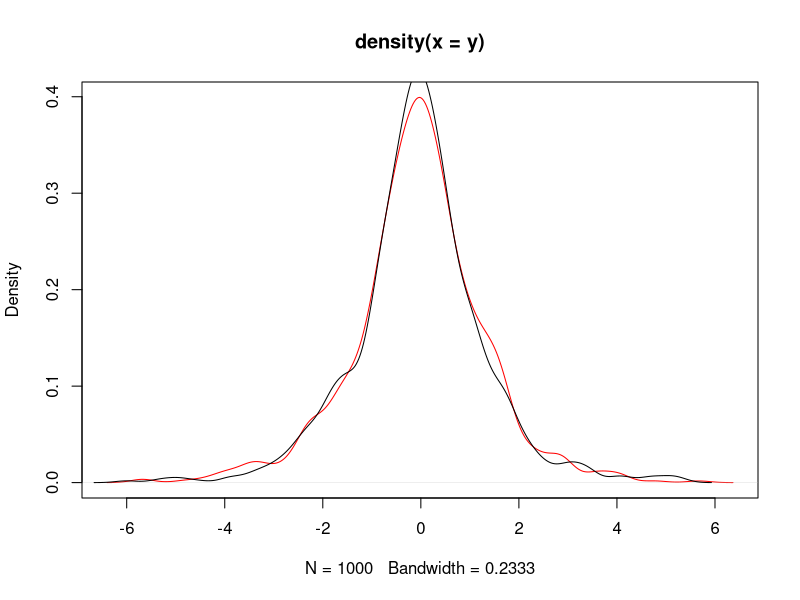
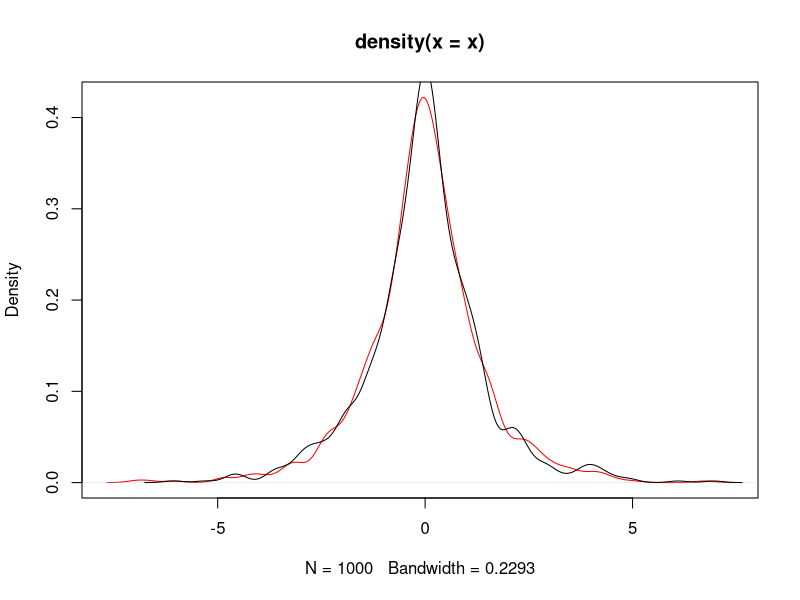
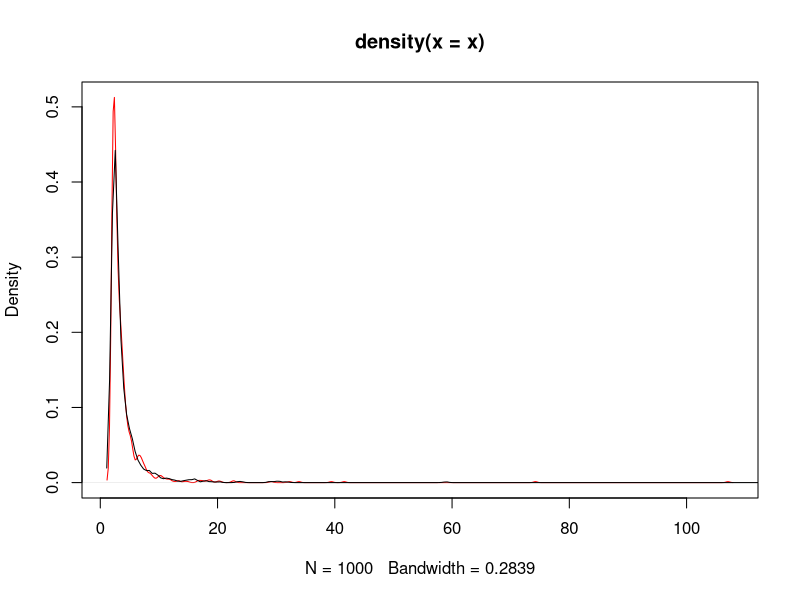
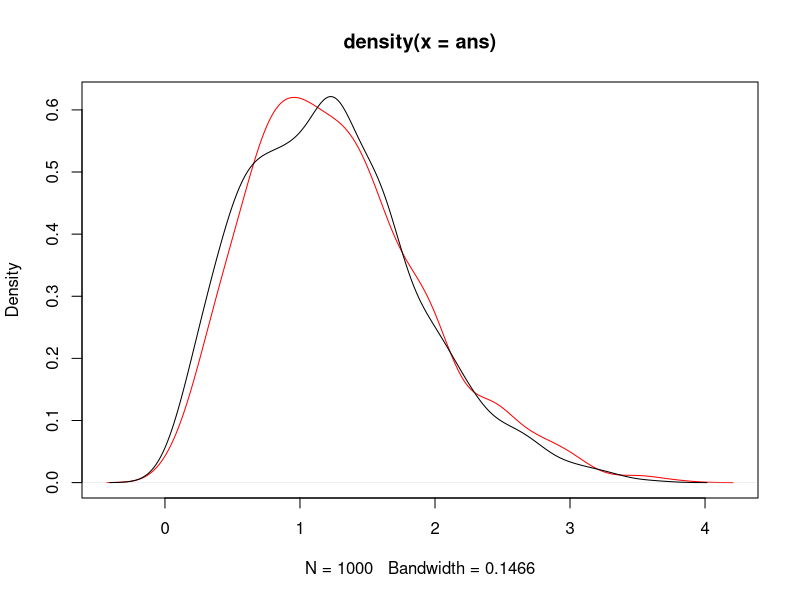
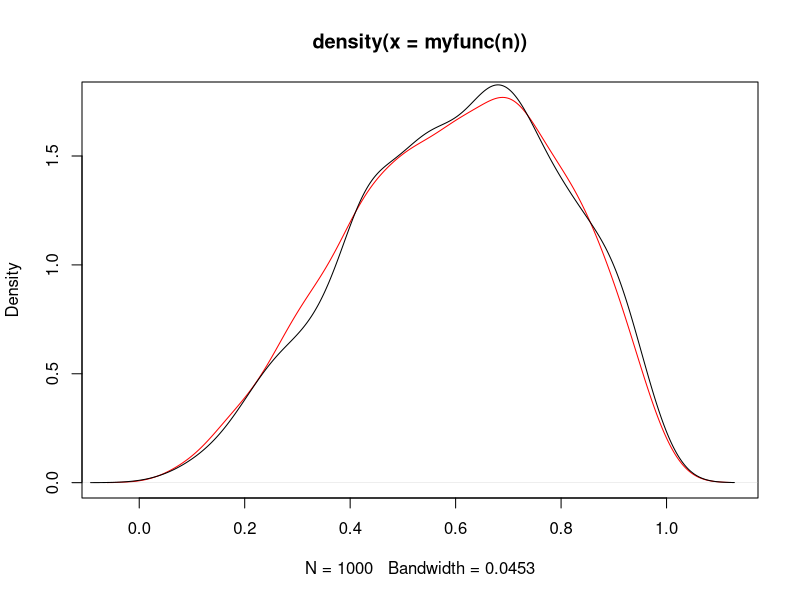

Generate these figures, in order, with R: (Note: this script raises an error after producing the figures.)
# 3.2 laplace distribution
# acceptance-rejection method
# f(x) = exp(-|x|)/2
# f(x) < 1/2
# g(x) = 1/12
# c = 6
# determine the upper and lower for x
-optim(0,function (x) -exp(-abs(x))/2)$value
uniroot(function (x) exp(-abs(x))/2 - 0.001,c(-10,0),tol = 1e-9)$root



n <- 1000;k <- j <- 0
y <- numeric(n)

while (k < n) {
  u <- runif(1)
  j <- j + 1
  x <- runif(1,-6,6)
  if (exp(-abs(x)) > u){
    k <- k+1
    y[k]  <- x
 } 
}
plot(density(y),col='red')
lines(density(VGAM::rlaplace(n)))
# the inverse transform method
# F^{-1}(p)= sgn(p-0.5)ln(1-2|p-0.5|)
set.seed(123)
p = runif(n)
x = -sign(p-0.5)*log(1-2*abs(p-0.5))
plot(density(x),col='red')
lines(density(VGAM::rlaplace(n)))

# exercise 3.3
# F(x) = 1 - (b/x)^a
# x = exp(log(b) - log(1-u)/a)
a <- b <- 2
u <- runif(n)
x = exp(log(b) - log(1-u)/a)
plot(density(x),col='red')
lines(density(VGAM::rpareto(n,2,2)))


# exercise 3.4:the rayleigh density
# F(x)=1-exp(-x^2/(2sigma^2))

library(VGAM)
n = 1000

scale = 1
ans <- scale * sqrt(-2 * log(runif(n)))

plot(density(ans),col='red')
lines(density(rrayleigh(n)))

# 3.5 
set.seed(123)
library(dplyr)
n <- 10^3
u = runif(n)
x = case_when(u <= 0.1 ~ 0,
              u > 0.1 & u <= 0.3 ~ 1,
              u > 0.3 & u <= 0.5 ~ 2,
              u > 0.5 & u <= 0.7 ~ 3,
              u > 0.7 & u <= 1 ~ 4)

y <- sample(0:4, size = n, replace = T, 
       prob = c(0.1,0.2,0.2,0.2,0.3))

rbind(table(x)/n,table(y)/n)

# 3.6 prove

# 3.7
# f(x) < 1.8
# c = 2


myfunc <- function(n) {
k <- j <- 0
y <- numeric(n)

while (k < n) {
  u <- runif(1)
  j <- j + 1
  x <- runif(1)
  if (6*x^2*(1-x) > u){
    k <- k+1
    y[k]  <- x
  } 
}
return(y)
}
plot(density(myfunc(n)),col='red')
lines(density(rbeta(n,3,2)))

# 3.8
rm(list=ls)
myfunc <- function(n,mu,sigma) exp(rnorm(n,mu,sigma))

n <- 10^3;mu <- 0;sigma <- 1

x <- myfunc(n,mu,sigma)
# please note :The log normal distribution has density

# f(x) = 1/(√(2 π) σ x) e^-((log x - μ)^2 / (2 σ^2))

# where μ and σ are the mean and standard deviation of the logarithm. 
# The mean is E(X) = exp(μ + 1/2 σ^2),
# and the variance Var(X) = exp(2*μ + σ^2)*(exp(σ^2) - 1)

plot(x,dlnorm(x,meanlog = mu + sigma^2/2,
              sdlog= 2*mu + sigma^2 - log(exp(sigma^2) - 1)),
     col='black')

lines(density(x),col='red')

# 3.9
rm(list=ls())
myfunc <- function(n){
  U1 <- runif(n,-1,1)
  U2 <- runif(n,-1,1)
  U3 <- runif(n,-1,1)
  return(ifelse(abs(U3) >= abs(U1) & abs(U3) >= abs(U2),U2,U3))
  
}
x <- myfunc(10^3)

plot(x,(1-x^2)*3/4,col='red')
lines(density(x))

# 3.11
rm(list=ls())
p1 <- 0.75;n=1000
y <- p1*rnorm(n) + (1-p1)*rnorm(n,mean = 3,sd = 1)
plot(density(y))

for ( i in seq(0.1,0.9,0.1)){
  lines(density(i*rnorm(n) + (1-i)*rnorm(n,mean = 3,sd = 1)),col= 10*i)
}

# 3.12
n = 10^3;beta=2;r=4
y = rexp(n,rgamma(1,shape = 4,rate = 2))

# 3.13
plot(density(y),col ='red')
lines(density(exp(log(beta)-log(runif(n))/r)-beta))

# 3.14
rm(list=ls())
rmvn.Choleski <-
  function(n, mu, Sigma) {
    # generate n random vectors from MVN(mu, Sigma)
    # dimension is inferred from mu and Sigma
    d <- length(mu)
    Q <- chol(Sigma) # Choleski factorization of Sigma
    Z <- matrix(rnorm(n*d), nrow=n, ncol=d)
    X <- Z %*% Q + matrix(mu, n, d, byrow=TRUE)
    X
  }

X <- rmvn.Choleski(200, mu = 0:2, 
                   Sigma = matrix(c(10,-5,5,-5,10,-5,5,-5,10)/10,
                                  nrow=3,byrow = T))
pairs(X)

cor(X)
apply(X,2,mean)


# 3.17
rmvn.Choleski <-
  function(n, mu, Sigma) {
    # generate n random vectors from MVN(mu, Sigma)
    # dimension is inferred from mu and Sigma
    d <- length(mu)
    Q <- chol(Sigma) # Choleski factorization of Sigma
    Z <- matrix(rnorm(n*d), nrow=n, ncol=d)
    X <- Z %*% Q + matrix(mu, n, d, byrow=TRUE)
    X
  }
X <- rmvn.Choleski(200, mu, Sigma)
pairs(X)

# 3.18
d = 5
(m2 <- matrix(1:d^2, 5, 5))
# lower.tri(m2)
m2[lower.tri(m2)] <- 0
m2

for ( i in 1:d) {
  for (j in i:d) {
    m2[i,j] = ifelse(i == j,sqrt(rchisq(1,d-i+1)),rnorm(1))
    
  }
}
m2


# Chapter 6
# 6.1
n <- 10^4
x <- runif(n,min = 0,max = pi/3)
theta_hat <- mean(sin(x))*pi/3
print(theta_hat)
print(cos(0)-cos(pi/3))

# 6.2
x <- seq(.1,2.5,length = 10)
m <- 10^4
u <- runif(m)
cdf <- numeric(length(x))
for (i in 1:length(x)){
  cdf[i] <-  mean(x[i]*exp(-(u*x[i])^2/2))/sqrt(2*pi)
  
}
phi <- pnorm(x)-pnorm(0)
print(round(rbind(x,cdf,phi),3))

x <- 2;m <- 10^4;z <- rnorm(m)
g <- (z < x); v <- mean((g - mean(z))^2)/m
cdf <- mean(g)
v;c(cdf - 1.96*sqrt(v),cdf + 1.96*sqrt(v))

# 6.3
set.seed(123)
rm(list = ls())
n <- 10^4;x <- runif(n,min = 0, max = 0.5)

theta.hat <- mean(exp(-x))/2

print(theta.hat);print(1- exp(-0.5))

b  <-  1/2;a  <-  0
var_g <- mean((exp(-x) - mean(exp(-x)))^2)
v <- var_g*(b - a)^2/n
v
# exponential
set.seed(123)
rm(list = ls())
n <- 10^4;x <- rexp(n)

theta.hat <- mean(exp(-x))/2

print(theta.hat);print(1- exp(-0.5))

b  <-  1/2;a  <-  0
var_g <- mean((exp(-x) - mean(exp(-x)))^2)
v <- var_g*(b - a)^2/n
v

# 6.4
rm(list = ls())
set.seed(123)

x <- c(1:9)/10
m <- 10^4
u <- runif(m)
cdf <- numeric(length(x))
for (i in 1:length(x)){
  g <- u^2*x[i]^3*(1 - u*x[i])^2
  cdf[i] <- gamma(6)*mean(g)/gamma(3)^2
}
phi <- pbeta(x,3,3)
print(round(rbind(x,cdf,phi),3))

# 6.5 

rm(list = ls())
set.seed(123)

x <- 2;m <- 10^4;z <- rnorm(m);g <- (z < x)
v <- mean((g-mean(g))^2)/m;v

g1 <- mean(z < x)
v1 <- g1*(1-g1)/m;
v;v1

# 6.6
rm(list = ls())
set.seed(123)
m <- 10^4
u <- runif(m)
cov(exp(u),exp(1-u))
var(exp(u));var(exp(1-u));var(exp(u) + exp(1-u))

# simple MC vs antithetic variates
x <- numeric()
MC.Phi <- function(R = 10^4, antithetic = TRUE) {
    u <- runif(R/2)
    if (!antithetic) v <- runif(R/2) else
      v <- 1 - u
    u <- c(u, v)
    g <- exp(u)
    x <- mean(g) 
  return(x)
}
m <- 10^3
MC1 <- MC2 <- numeric(m)

for (i in 1:m){
  MC1[i] <- MC.Phi(R = 10^3,antithetic = F)
  MC2[i] <- MC.Phi(R = 10^3,antithetic = T)
}

var(MC1)
var(MC2)
(1-var(MC2)/var(MC1))*100  #reduction in variance

# 6.9
rm(list = ls())
Rayleigh <- function(x, m = 10000, antithetic=TRUE){
  u <- runif(m/2)
  if (!antithetic)
    v <- runif(m/2)
  else
    v <- 1 - u
  u <- c(u,v)
  #calculate inv-cdf and varianace
  invcdf <- x * sqrt(-2 * log(u))
  invcdf
}

set.seed(123)
X1 <- Rayleigh(1.95, antithetic=FALSE)
X2 <- Rayleigh(1.95, antithetic=TRUE)
var(X1);var(X2)
# plot(density(X2))
# lines(density(VGAM::rrayleigh(10^4,scale = 1.95)))
set.seed(321)
X1prime <- Rayleigh(1.95, antithetic=FALSE)
X2prime <- Rayleigh(1.95, antithetic=T)
var(X1prime);var(X2prime)

(var(X1) - var(X2))/var(X1)
(var(X1prime) - var(X2prime))/var(X1prime)

# 6.10
